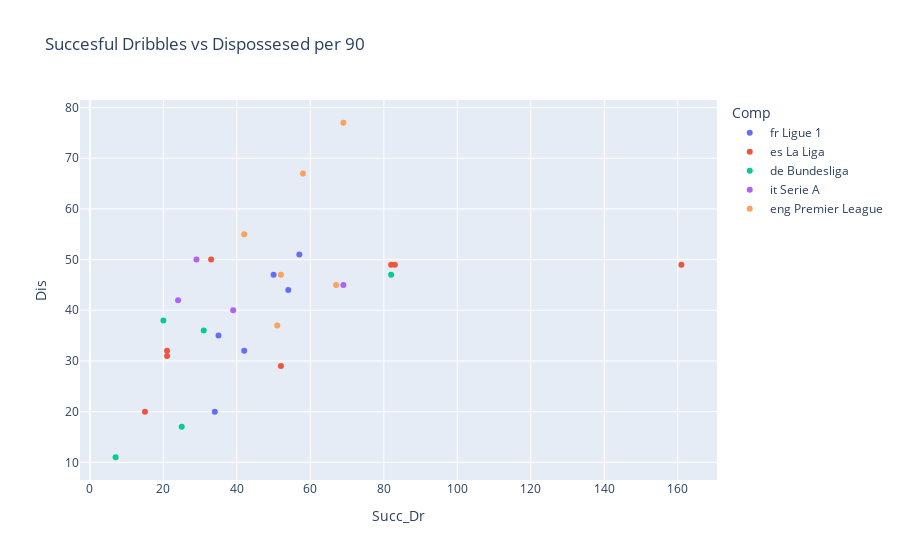

Notebook cell for this chart:
### Code cell
import plotly.express as px

fig = px.scatter(
    Top_FWs,
    x='Succ_Dr',
    y="Dis",
    hover_name='Player ▲',  # Show name on hover
    hover_data={'Min':True, 'Age':True},
    color='Comp',        
    title='Succesful Dribbles vs Dispossesed per 90')
fig.show()

### Figure 1 — Plotly figure (JSON) as saved in the notebook; plotly's stock layout.template omitted (floating-point values rounded to 4 significant figures)
{"data": [{"customdata": [[2842, 24], [2406, 22], [2181, 21], [1750, 19], [1730, 27], [2804, 22]], "hovertemplate": "<b>%{hovertext}</b><br><br>Comp=fr Ligue 1<br>Succ_Dr=%{x}<br>Dis=%{y}<br>Min=%{customdata[0]}<br>Age=%{customdata[1]}<extra></extra>", "hovertext": ["Himad Abdelli", "Maghnes Akliouche", "Bradley Barcola", "Eliesse Ben Seghir", "Ousmane Dembélé", "Mason Greenwood"], "legendgroup": "fr Ligue 1", "marker": {"color": "#636efa", "symbol": "circle"}, "mode": "markers", "name": "fr Ligue 1", "orientation": "v", "showlegend": true, "type": "scatter", "x": [57.0, 50.0, 34.0, 35.0, 42.0, 54.0], "xaxis": "x", "y": [51.0, 47.0, 20.0, 35.0, 32.0, 44.0], "yaxis": "y"}, {"customdata": [[2595, 23], [2339, 29], [2469, 33], [2253, 24], [1457, 28], [2907, 25], [2839, 27], [2856, 17]], "hovertemplate": "<b>%{hovertext}</b><br><br>Comp=es La Liga<br>Succ_Dr=%{x}<br>Dis=%{y}<br>Min=%{customdata[0]}<br>Age=%{customdata[1]}<extra></extra>", "hovertext": ["Alex Baena", "Álex Berenguer", "Antoine Griezmann", "Vinicius Júnior", "Giovani Lo Celso", "Kylian Mbappé", "Raphinha", "Lamine Yamal"], "legendgroup": "es La Liga", "marker": {"color": "#EF553B", "symbol": "circle"}, "mode": "markers", "name": "es La Liga", "orientation": "v", "showlegend": true, "type": "scatter", "x": [21.0, 33.0, 15.0, 82.0, 21.0, 83.0, 52.0, 161.0], "xaxis": "x", "y": [32.0, 50.0, 20.0, 49.0, 31.0, 49.0, 29.0, 49.0], "yaxis": "y"}, {"customdata": [[2418, 30], [2432, 31], [2767, 33], [1843, 22], [2351, 21]], "hovertemplate": "<b>%{hovertext}</b><br><br>Comp=de Bundesliga<br>Succ_Dr=%{x}<br>Dis=%{y}<br>Min=%{customdata[0]}<br>Age=%{customdata[1]}<extra></extra>", "hovertext": ["Marvin Ducksch", "Vincenzo Grifo", "Andrej Kramarić", "Enzo Millot", "Florian Wirtz"], "legendgroup": "de Bundesliga", "marker": {"color": "#00cc96", "symbol": "circle"}, "mode": "markers", "name": "de Bundesliga", "orientation": "v", "showlegend": true, "type": "scatter", "x": [7.0, 25.0, 20.0, 31.0, 82.0], "xaxis": "x", "y": [11.0, 17.0, 38.0, 36.0, 47.0], "yaxis": "y"}, {"customdata": [[2331, 22], [2687, 19], [2478, 25], [2117, 26]], "hovertemplate": "<b>%{hovertext}</b><br><br>Comp=it Serie A<br>Succ_Dr=%{x}<br>Dis=%{y}<br>Min=%{customdata[0]}<br>Age=%{customdata[1]}<extra></extra>", "hovertext": ["Sebastiano Esposito", "Nicolás Paz", "Christian Pulisic", "Nikola Vlašić"], "legendgroup": "it Serie A", "marker": {"color": "#ab63fa", "symbol": "circle"}, "mode": "markers", "name": "it Serie A", "orientation": "v", "showlegend": true, "type": "scatter", "x": [29.0, 69.0, 39.0, 24.0], "xaxis": "x", "y": [50.0, 45.0, 40.0, 42.0], "yaxis": "y"}, {"customdata": [[2588, 26], [2756, 24], [3414, 24], [3191, 22], [3371, 32], [3203, 24]], "hovertemplate": "<b>%{hovertext}</b><br><br>Comp=eng Premier League<br>Succ_Dr=%{x}<br>Dis=%{y}<br>Min=%{customdata[0]}<br>Age=%{customdata[1]}<extra></extra>", "hovertext": ["Eberechi Eze", "Alexander Isak", "Bryan Mbeumo", "Cole Palmer", "Mohamed Salah", "Antoine Semenyo"], "legendgroup": "eng Premier League", "marker": {"color": "#FFA15A", "symbol": "circle"}, "mode": "markers", "name": "eng Premier League", "orientation": "v", "showlegend": true, "type": "scatter", "x": [67.0, 42.0, 52.0, 51.0, 58.0, 69.0], "xaxis": "x", "y": [45.0, 55.0, 47.0, 37.0, 67.0, 77.0], "yaxis": "y"}], "layout": {"legend": {"title": {"text": "Comp"}, "tracegroupgap": 0}, "title": {"text": "Succesful Dribbles vs Dispossesed per 90"}, "xaxis": {"anchor": "y", "domain": [0, 1], "title": {"text": "Succ_Dr"}}, "yaxis": {"anchor": "x", "domain": [0, 1], "title": {"text": "Dis"}}}}
